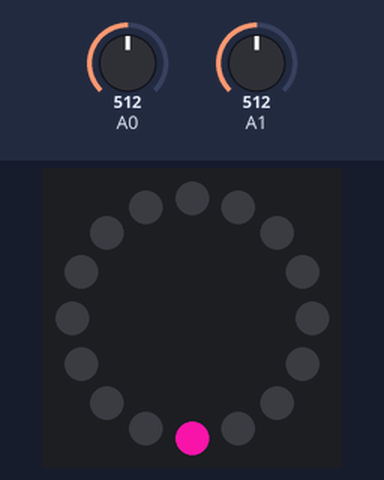
Bench run of a sketch on a simulated Arduino Leonardo, built with avr-gcc and run on an emulated ATmega32U4. Parts: 16 RGB LEDs in a ring, first at the top, clockwise. Inputs (shaded band) come from the test bench; at power-on: A0 = 512, A1 = 512. Dim RGB values are drawn brighter than linear; random numbers use the default seed unless the sketch sets one.

Above: at 1.2 s.
1.3 s: A0 set to 716
At 2.3 s:
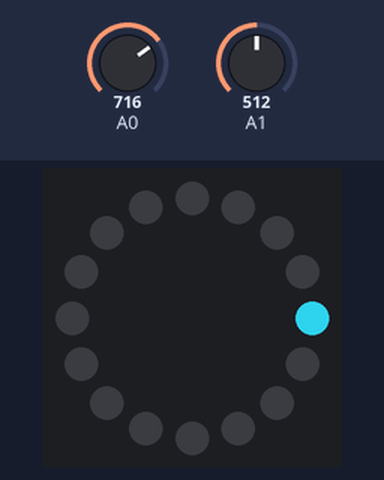
2.8 s: A1 set to 523
4.3 s: A1 set to 539
At 4.6 s:
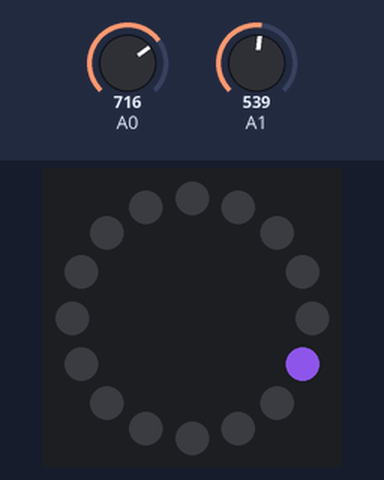
5.8 s: A0 set to 762
7.3 s: A0 set to 789
At 8.1 s:
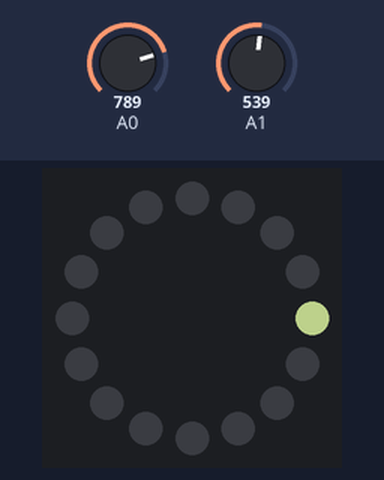
8.8 s: A1 set to 716
At 9.2 s:
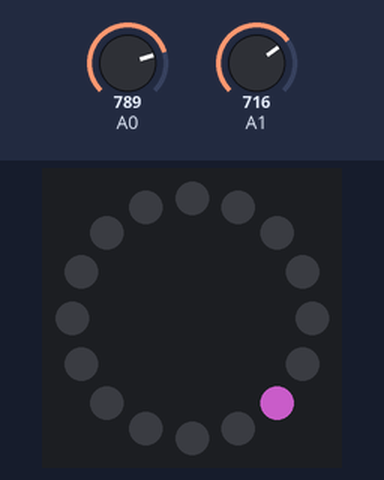
Timing chart, 0 to 11.3 s (numbered marks = the images above; inputs shaded):
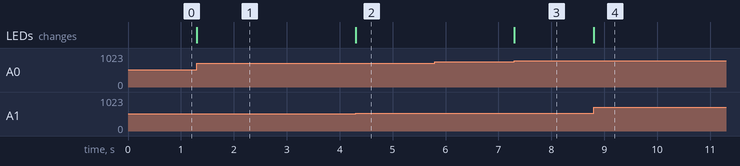

The sketch:

neopixel_spin.ino
```cpp
#include <Esplora.h>
#include <Adafruit_NeoPixel.h>

// tell students to include this!
#include <math.h>

// see http://21stdigitalhome.blogspot.com/2012/12/esplora-expansion-header-pinouts.html
// for description of how esplora pins map to arduino uno pins
#define NEOPIXEL_PIN 7

// adapted from: https://learn.adafruit.com/adafruit-neopixel-uberguide/arduino-library
// Parameter 1 = number of pixels in strip
// Parameter 2 = pin number (most are valid)
// Parameter 3 = pixel type flags, add together as needed:
//   NEO_KHZ800  800 KHz bitstream (most NeoPixel products w/WS2812 LEDs)
//   NEO_KHZ400  400 KHz (classic 'v1' (not v2) FLORA pixels, WS2811 drivers)
//   NEO_GRB     Pixels are wired for GRB bitstream (most NeoPixel products)
//   NEO_RGB     Pixels are wired for RGB bitstream (v1 FLORA pixels, not v2)
Adafruit_NeoPixel ring = Adafruit_NeoPixel(16, NEOPIXEL_PIN, NEO_GRB + NEO_KHZ800);

void setup() {
  ring.begin();
  ring.show();
}

int lastAngle = -1;
void loop() {
  int x = Esplora.readJoystickX();
  int y = Esplora.readJoystickY();

  // convert x,y into an integer angle between -pi and pi, but
  // multiple by 100 to preserve some resolution
  int angle = int(atan2(x, y)*100);

  // map the angle into discrete led ordinals
  angle = map(angle, -314, 314, 15, 0);

  // must do this to keep from constantly changing the color!
  if (lastAngle != angle) {
    allOff();
    ring.setPixelColor(angle, getRandomColor());
    ring.show();
    lastAngle = angle;
  }
}

uint32_t getRandomColor() {
  int red = random() % 255;
  int green = random() % 255;
  int blue = random() % 255;

  return ring.Color(red, green, blue);
}

void allOff() {
  for (int i=0; i<16; i++) {
    ring.setPixelColor(i, 0, 0, 0);
  }
}
```

Measured:
- the behaviour switches between 532 and 533 on A1 (found by bisection; images 1 and 2)
- the behaviour switches between 778 and 779 on A0 (found by bisection; images 2 and 3)
- after the input at 1.3 s, the LEDs: change at once (image 1)
- after the input at 2.8 s, every drawn part: stays the same
- after the input at 4.3 s, the LEDs: change at once (image 2)
- after the input at 5.8 s, every drawn part: stays the same
- after the input at 7.3 s, the LEDs: change at once (image 3)
- after the input at 8.8 s, the LEDs: change at once (image 4)
